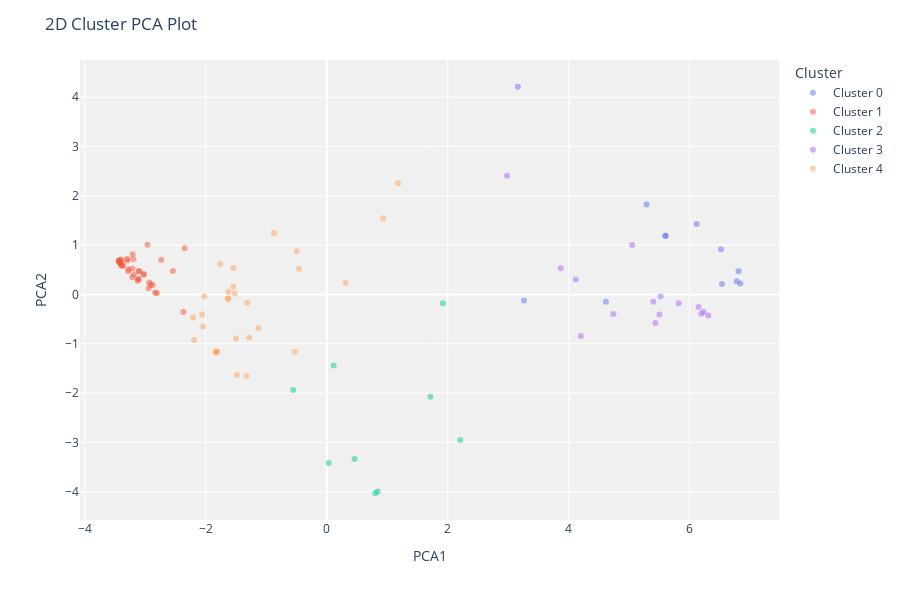

The code cell stored with this chart in its notebook:
### Code cell
plot_model(kmeans5)

### Figure 1 — Plotly figure (JSON) as saved in the notebook; plotly's stock layout.template omitted (floating-point values rounded to 4 significant figures)
{"data": [{"customdata": [[0], [40], [60], [50], [10], [10], [20], [0], [0], [40], [0], [0]], "hovertemplate": "Cluster=Cluster 0<br>PCA1=%{x}<br>PCA2=%{y}<br>Feature=%{customdata[0]}<extra></extra>", "legendgroup": "Cluster 0", "marker": {"color": "#636efa", "opacity": 0.5, "symbol": "circle"}, "mode": "markers", "name": "Cluster 0", "orientation": "v", "showlegend": true, "textposition": "top center", "type": "scatter", "x": [6.806, 3.159, 3.259, 4.615, 5.599, 5.599, 6.835, 6.114, 6.517, 6.532, 6.775, 5.286], "xaxis": "x", "y": [0.469, 4.211, -0.1233, -0.1492, 1.192, 1.192, 0.2238, 1.428, 0.9137, 0.2094, 0.2653, 1.825], "yaxis": "y"}, {"customdata": [[110], [110], [110], [110], [110], [110], [110], [110], [110], [105], [109], [110], [110], [110], [110], [110], [110], [110], [110], [110], [110], [110], [110], [110], [110], [110], [110], [103], [110], [110], [110], [110], [110], [108], [110], [110], [110]], "hovertemplate": "Cluster=Cluster 1<br>PCA1=%{x}<br>PCA2=%{y}<br>Feature=%{customdata[0]}<extra></extra>", "legendgroup": "Cluster 1", "marker": {"color": "#EF553B", "opacity": 0.5, "symbol": "circle"}, "mode": "markers", "name": "Cluster 1", "orientation": "v", "showlegend": true, "textposition": "top center", "type": "scatter", "x": [-3.106, -2.943, -2.834, -3.025, -2.808, -2.543, -2.348, -2.876, -2.366, -3.022, -2.909, -2.735, -3.436, -2.931, -3.197, -3.298, -3.393, -3.363, -3.39, -3.382, -3.397, -3.421, -3.429, -3.438, -3.416, -3.187, -3.097, -2.963, -3.212, -3.108, -3.122, -3.122, -3.214, -3.28, -3.207, -3.296, -3.278], "xaxis": "x", "y": [0.3115, 0.1255, 0.03679, 0.3972, 0.02255, 0.4728, 0.9347, 0.19, -0.3586, 0.4118, 0.1936, 0.7013, 0.681, 0.2406, 0.7116, 0.7187, 0.6472, 0.5861, 0.5881, 0.5829, 0.7085, 0.6926, 0.651, 0.6772, 0.6281, 0.4063, 0.4687, 1.006, 0.5246, 0.4688, 0.3073, 0.2781, 0.3493, 0.5083, 0.8162, 0.6855, 0.4673], "yaxis": "y"}, {"customdata": [[102], [60], [89], [110], [110], [108], [108], [105], [110]], "hovertemplate": "Cluster=Cluster 2<br>PCA1=%{x}<br>PCA2=%{y}<br>Feature=%{customdata[0]}<extra></extra>", "legendgroup": "Cluster 2", "marker": {"color": "#00cc96", "opacity": 0.5, "symbol": "circle"}, "mode": "markers", "name": "Cluster 2", "orientation": "v", "showlegend": true, "textposition": "top center", "type": "scatter", "x": [-0.553, 1.92, 1.714, 0.8438, 0.8003, 0.033, 0.1151, 2.208, 0.4613], "xaxis": "x", "y": [-1.938, -0.18, -2.073, -3.995, -4.032, -3.417, -1.439, -2.953, -3.338], "yaxis": "y"}, {"customdata": [[85], [101], [97], [98], [71], [98], [107], [106], [85], [71], [97], [91], [98], [102], [107]], "hovertemplate": "Cluster=Cluster 3<br>PCA1=%{x}<br>PCA2=%{y}<br>Feature=%{customdata[0]}<extra></extra>", "legendgroup": "Cluster 3", "marker": {"color": "#ab63fa", "opacity": 0.5, "symbol": "circle"}, "mode": "markers", "name": "Cluster 3", "orientation": "v", "showlegend": true, "textposition": "top center", "type": "scatter", "x": [4.115, 3.868, 5.047, 2.979, 5.396, 4.738, 5.518, 5.499, 5.431, 6.226, 5.818, 6.145, 6.305, 6.191, 4.199], "xaxis": "x", "y": [0.302, 0.5291, 1.002, 2.405, -0.1497, -0.3996, -0.04044, -0.4053, -0.5808, -0.3497, -0.1806, -0.2539, -0.4252, -0.3898, -0.8414], "yaxis": "y"}, {"customdata": [[110], [105], [97], [110], [110], [110], [110], [110], [98], [110], [98], [107], [110], [109], [110], [110], [79], [105], [95], [87], [110], [108], [110], [103], [110], [110], [110], [88], [110]], "hovertemplate": "Cluster=Cluster 4<br>PCA1=%{x}<br>PCA2=%{y}<br>Feature=%{customdata[0]}<extra></extra>", "legendgroup": "Cluster 4", "marker": {"color": "#FFA15A", "opacity": 0.5, "symbol": "circle"}, "mode": "markers", "name": "Cluster 4", "orientation": "v", "showlegend": true, "textposition": "top center", "type": "scatter", "x": [-2.044, -1.127, -1.759, -1.312, -1.624, -2.192, -1.545, -2.211, -1.628, -0.8718, -1.628, -1.498, -1.323, -0.5263, -1.545, -0.4963, 1.181, -1.28, 0.9332, 0.3093, -1.837, -2.022, -1.483, -2.06, -1.819, -1.819, -1.819, -0.459, -1.52], "xaxis": "x", "y": [-0.6504, -0.6854, 0.6162, -0.1697, 0.04936, -0.9228, 0.5397, -0.467, -0.08918, 1.243, -0.08918, -0.8921, -1.654, -1.164, 0.1553, 0.8738, 2.256, -0.8744, 1.544, 0.2351, -1.177, -0.03781, -1.633, -0.4081, -1.163, -1.163, -1.163, 0.5197, 0.01847], "yaxis": "y"}], "layout": {"height": 600, "legend": {"title": {"text": "Cluster"}, "tracegroupgap": 0}, "margin": {"t": 60}, "plot_bgcolor": "rgb(240,240,240)", "title": {"text": "2D Cluster PCA Plot"}, "xaxis": {"anchor": "y", "domain": [0, 1], "title": {"text": "PCA1"}}, "yaxis": {"anchor": "x", "domain": [0, 1], "title": {"text": "PCA2"}}}}
